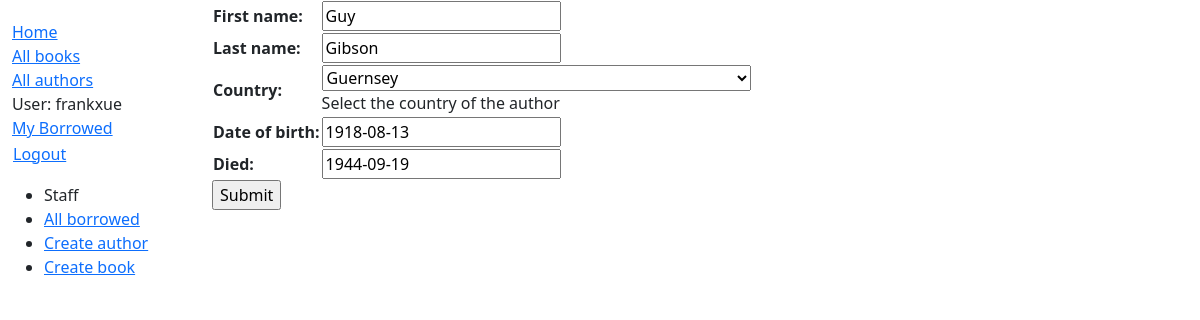
The page /catalog/author/8/update/ (signed in) on the database its author committed.
### catalog/models.py (models this page shows, shortened)
class Author(models.Model):
    first_name = models.CharField(max_length=100)
    last_name = models.CharField(max_length=100)
    country = models.ForeignKey(Country, on_delete=models.SET_NULL, null=True, blank=True, help_text='Select the country of the author')
    date_of_birth = models.DateField(null=True, blank=True)
    date_of_death = models.DateField('died', null=True, blank=True)
    class Meta:
        ordering = ['last_name', 'first_name']

### catalog/views.py (the view)
# urls.py: path('author/<int:pk>/update/', views.AuthorUpdate.as_view(), name='author-update'),
class AuthorUpdate(PermissionRequiredMixin, UpdateView):
    model = Author
    fields = '__all__'
    permission_required = 'catalog.change_author'

### catalog/models.py (called while the page is built)
    def __str__(self):
        return self.name

### catalog/templates/catalog/author_form.html (shortened to what this page needs)
{% extends "base_generic.html" %}
{% block content %}
<form action="" method="POST">
    <table>
        {{ form.as_table }}
    </table>
    <input type="submit" value="Submit" />
</form>
{% endblock content %}

### catalog/templates/base_generic.html (shortened to what this page needs)
<!doctype html>
<html lang="en">
<head>
    <link href="https://cdn.jsdelivr.net/npm/bootstrap@5.3.3/dist/css/bootstrap.min.css" rel="stylesheet"
>
    {% load static %}
    <link rel="stylesheet" href="{% static 'css/style.css' %}" />
</head>
<body>
    <div class="container-fluid">
        <div class="row">
            <div class="col-sm-2">
                {% block sidebar %}
                <ul class="sidebar-nav">
                    <li><a href="{% url 'index' %}">Home</a></li>
                    <li><a href="{% url 'books' %}">All books</a></li>
                    <li><a href="{% url 'authors' %}">All authors</a></li>
                    {% if user.is_authenticated %}
                    <li>User: {{ user.get_username }}</li>
                    <li><a href="{% url 'my-borrowed' %}">My Borrowed</a></li>
                    <li>
                        <form id="logout-form" method="POST" action="{% url 'logout' %}" >
                            <button type="submit" class="btn btn-link">Logout</button>
                        </form>
                    </li>
                    {% else %}
                    <li><a href="{% url 'login' %}?next={{ request.path }}">Login</a></li>
                    {% endif %}
                </ul>
                {% if perms.catalog.can_mark_returned %}
                <ul>
                    <li>Staff</li>
                    <li><a href="{% url 'all-borrowed' %}">All borrowed</a></li>
                    {% if user.is_staff %}
                    <li><a href="{% url 'author-create' %}">Create author</a></li>
                    <li><a href="{% url 'book-create' %}">Create book</a></li>
                    {% endif %}
                </ul>
                {% endif %}
                {% endblock %}
            </div>
            <div class="col-sm-10 ">
                {% block content %}
                {% endblock %}
            </div>
        </div>
    </div>
</body>
</html>

### catalog/static/css/style.css (style rules this page uses)
.sidebar-nav { margin-top: 20px; padding: 0; list-style: none; }
#logout-form { display: inline; }
#logout-form button { padding: 0; margin: 0; }

### rows shown on the page
Author: first_name "Guy", last_name "Gibson", country "Guernsey", date_of_birth "1918-08-13", date_of_death "1944-09-19"

### other values the page prints
{{ user.get_username }} "frankxue"
